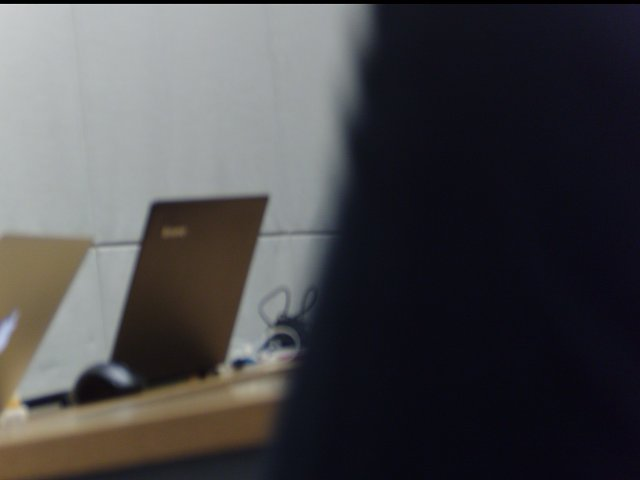
#> input picture hw1/test.jpg, 640 x 480 px
$ jupyter execute --allow-errors hw1.ipynb   (shell and % lines are left out)
#> lines starting #> are read from the running program, lines starting #| are printed output that depends on the picture; after the words box and inside, x2 and y2 are one past the last pixel; in counts of white or black regions, pixels touching at a corner belong together
# Homework 1
#### Yufeng Yuan
#### yy208@duke.edu

[cell 1]
# Task 2
import numpy as np
import matplotlib.pyplot as plt
x = np.linspace(-3.14, 3.14, 100)
plt.plot(x, np.sin(x))
#> figure, not shown here; curve peaks at x = 1.55, y = 1

[cell 2]
# Task 3
import subprocess
import skimage
subprocess.run('rm dbGrab*', \
               stdout=subprocess.PIPE, shell=True)
#> (this line was passed over: subprocess is not available in this run)
subprocess.run('rsh ubuntu@10.0.1.8 "rm dbGrab*"', \
               stdout=subprocess.PIPE, shell=True)
#> (this line was passed over: subprocess is not available in this run)
# ok, now let's grab an image on the tegra
subprocess.run('rsh ubuntu@10.0.1.8 "nvgstcapture-1.0 -m 1 --sensor-id 1 -A --capture-auto 1 \
                --file-name dbGrab --image-res 8"', stdout=subprocess.PIPE, shell=True)
#> (this line was passed over: subprocess is not available in this run)
subprocess.run('rcp ubuntu@10.0.1.8:dbGrab* .', \
               stdout=subprocess.PIPE, shell=True)
#> (this line was passed over: subprocess is not available in this run)
#ok, now let's find the file name of the image we just grabbed and transfered
#> (the rest of this cell did not finish here and is left out)

[cell 3]
# Task 4
import skimage.io as io
from skimage.transform import rotate
pic = io.imread('test.jpg')
#> pic is the input picture: shape (480, 640, 3); mean R, G, B 72, 71.1, 73.5
io.imshow(pic)

[cell 4]
pic_rotated = rotate(pic, 180)
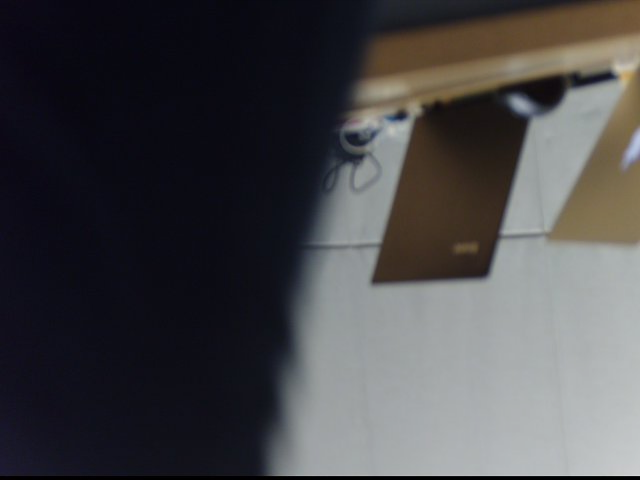
#> pic_rotated: shape (480, 640, 3) float64; mean R, G, B 0.282, 0.279, 0.288
io.imshow(pic_rotated)

[cell 5]
# Task 5
import copy
from skimage.draw import circle
r, c = circle(200, 200, 100)
pic_circled = copy.deepcopy(pic)
pic_circled[r, c] = 0
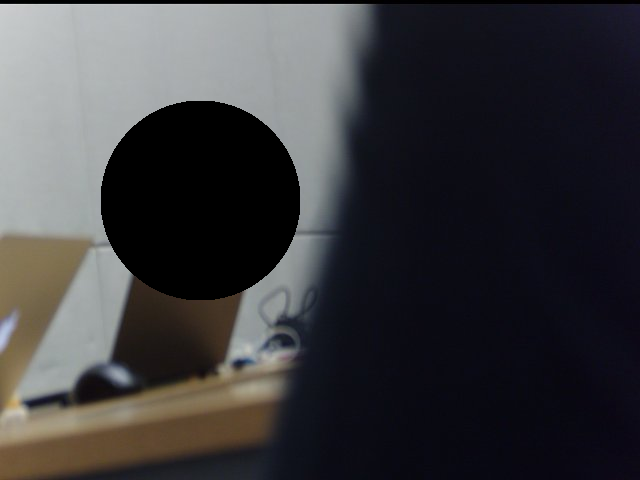
#> pic_circled: shape (480, 640, 3); 10.22% of pixels changed, all inside (x1, y1, x2, y2) = (101, 101, 300, 300)
io.imshow(pic_circled)

[cell 6]
# Task 6
plt.plot(pic[200, :, :])
#> figure, not shown here; curve peaks at x = 7, y = 174; curve peaks at x = 7, y = 180; curve peaks at x = 7, y = 180

[cell 7]
plt.plot(pic[300, :, :])
#> figure, not shown here; curve peaks at x = 78, y = 167; curve peaks at x = 70, y = 171; curve peaks at x = 72, y = 172

[cell 8]
plt.plot(pic[400, :, :])
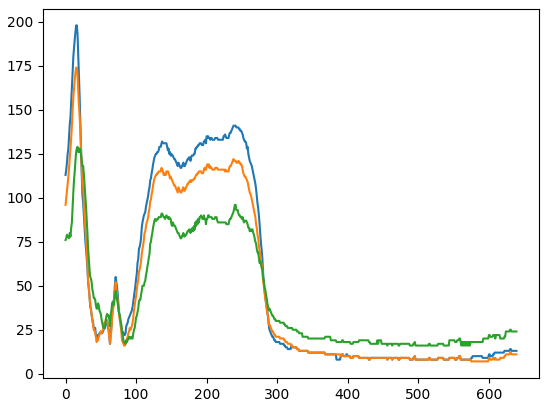
#> figure drawn by matplotlib, 1 panel; curve peaks at x = 15, y = 198; curve peaks at x = 15, y = 174; curve peaks at x = 17, y = 129

[cell 9]
# Task 7
print('The data type of the image is:', type(pic), 'the type of the pixel is:', 'int8')
#| The data type of the image is: <class 'numpy.ndarray'> the type of the pixel is: int8
print('The maximum data value of the image is:', np.max(np.max(pic)))
#| The maximum data value of the image is: 225
print('The minimum data value of the image is:', np.min(np.min(pic)))
#| The minimum data value of the image is: 0
print('The image will look as following, the originally brighter places will look brighter and the originally dim palces won\'t change much')
pic_doubled = copy.deepcopy(pic)
pic_doubled *= 2
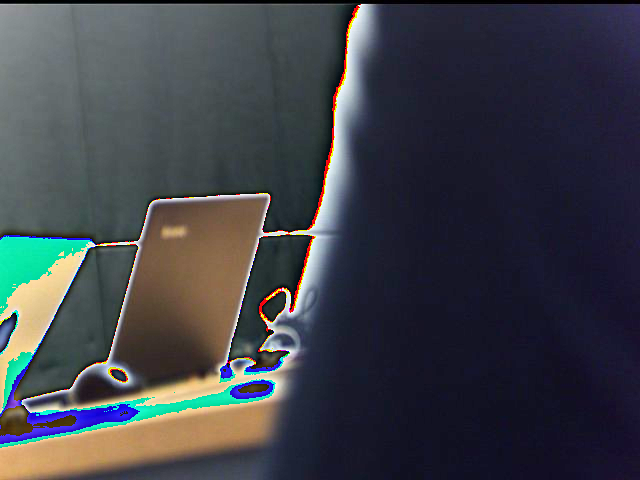
#> pic_doubled: shape (480, 640, 3); mean R, G, B 62.3, 64.7, 71.6
io.imshow(pic_doubled)

[cell 10]
# Task 8
pic_reduced = copy.deepcopy(pic)
pic_reduced[:, :, 2] //= 2
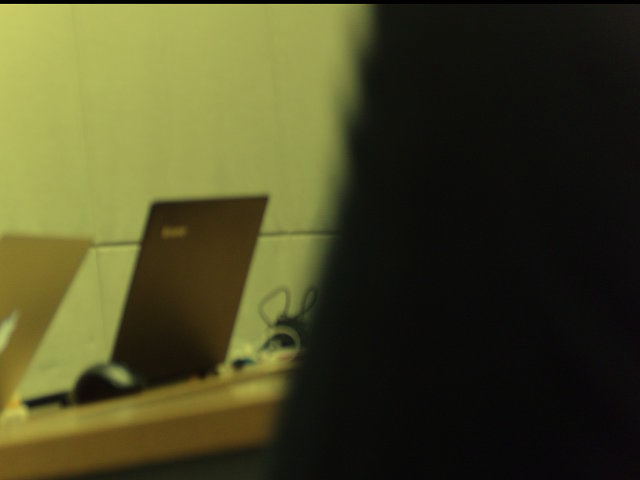
#> pic_reduced: shape (480, 640, 3); mean R, G, B 72, 71.1, 36.5
io.imshow(pic_reduced)

[cell 11]
# Task 9
pic_red = copy.deepcopy(pic)
pic_red[:, :, 1] = 0; pic_red[:, :, 2]= 0
#> after `pic_red[:, :, 2] = 0`:
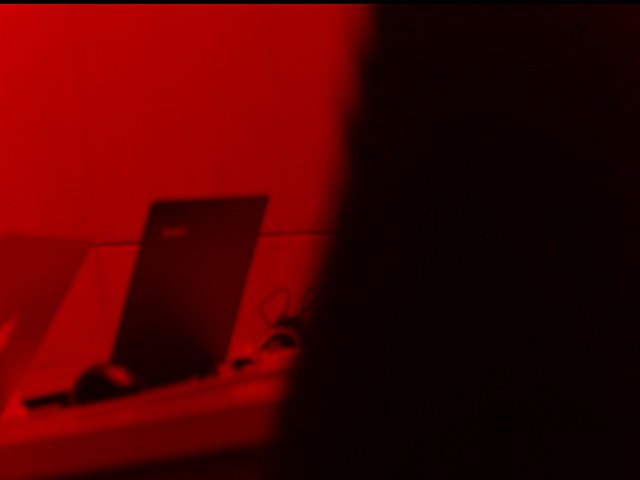
#> pic_red: shape (480, 640, 3); mean R, G, B 72, 0, 0
io.imshow(pic_red)

[cell 12]
# Task 10
pic_subtracted = copy.deepcopy(pic)
pic_subtracted[:, :, 0] -= pic[:, :, 2]
pic_subtracted[:, :, 2] -= pic[:, :, 0]
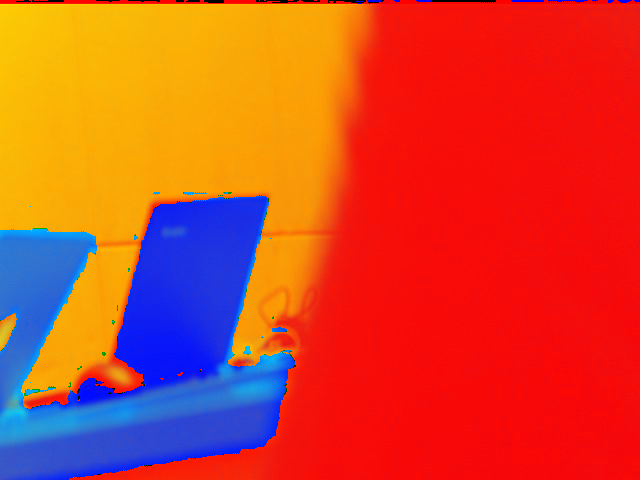
#> pic_subtracted: shape (480, 640, 3); mean R, G, B 208.9, 71.1, 46.3
io.imshow(pic_subtracted)

[cell 13]
# Task 11
from skimage.filters import laplace
pic_laplace = copy.deepcopy(pic)
pic_laplace = laplace(pic_laplace)
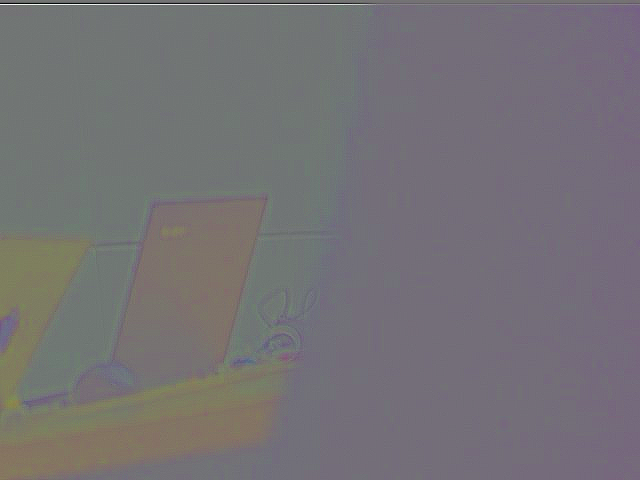
#> pic_laplace: shape (480, 640, 3) float64; mean R, G, B 0.00343, -0.0129, 0.00946; drawn with min black and max white
print(pic_laplace.shape)
#| (480, 640, 3)
io.imshow(pic_laplace)
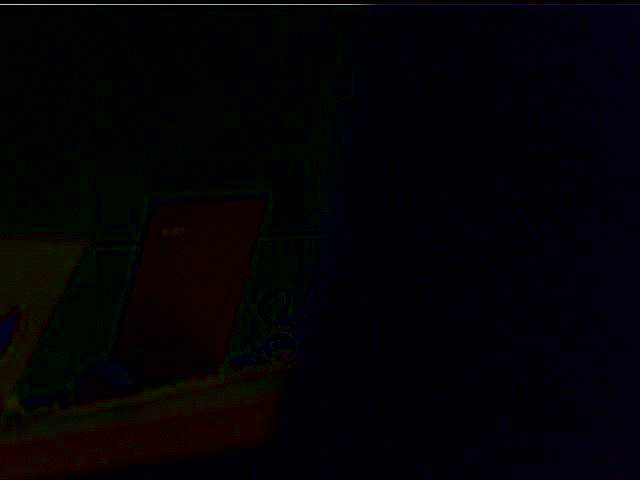
#> shown: shape (480, 640, 3) float64; mean R, G, B 0.0117, 0.00885, 0.0228

[cell 14]
# Task 12
from PIL import Image
import os
list = os.listdir('pic_seq')
im = Image.open('pic_seq/'+sorted(list)[0])
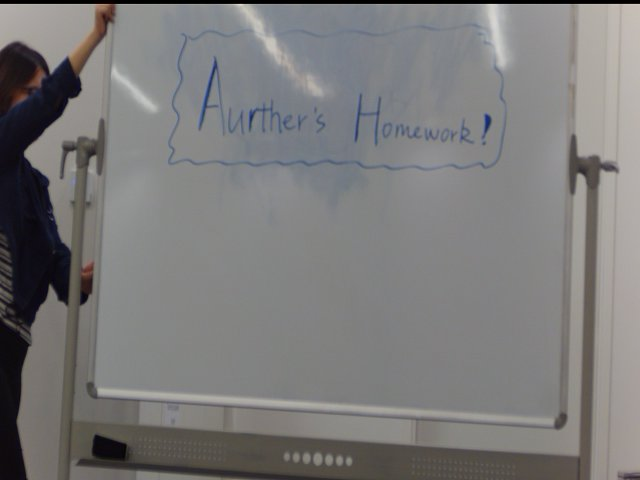
#> input picture hw1/pic_seq/nvcamtest_1902_s00_00000.jpg, 640 x 480 px
#> im is the input picture: PIL image 640x480 RGB; mean R, G, B 123.1, 122.2, 122
images = []
for i in sorted(list):
    images.append(Image.open('pic_seq/'+i))
im.save('pics.gif', save_all=True, append_images=images,loop=9999,duration=10,comment=b"aaabb")
